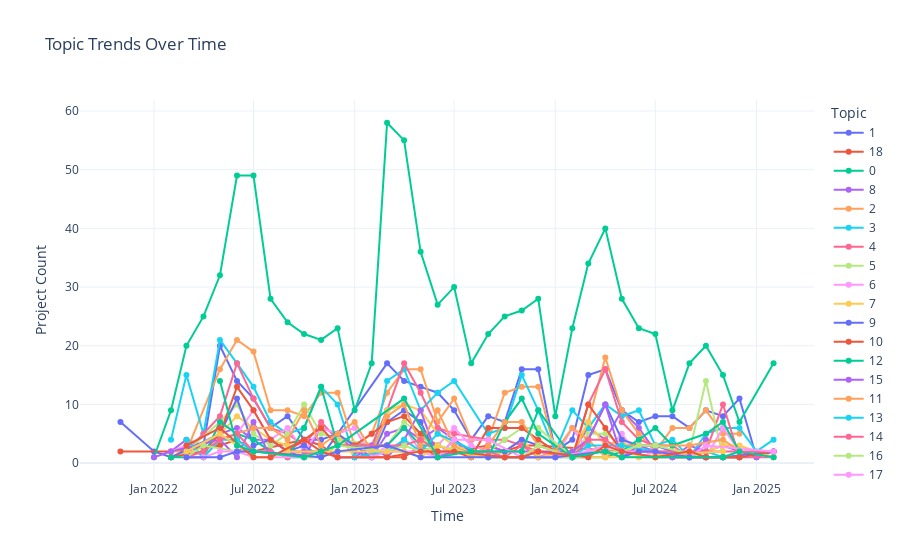

Notebook source saved alongside this figure:
### Code cell
import pandas as pd
import plotly.express as px

# Ensure the date column is a datetime object
topics_df["ecSignatureDate"] = pd.to_datetime(topics_df["ecSignatureDate"])

# Optional: group by month or week
topics_df["time_period"] = topics_df["ecSignatureDate"].dt.to_period("M").dt.to_timestamp()  # use 'W' for weekly

# Count number of documents per topic per time period
topic_trend = topics_df.groupby(["time_period", "topic"]).size().reset_index(name="count")

# Plot using Plotly
fig = px.line(
    topic_trend,
    x="time_period",
    y="count",
    color="topic",
    markers=True,
    title="Topic Trends Over Time",
    template="plotly_white"
)

fig.update_layout(
    xaxis_title="Time",
    yaxis_title="Project Count",
    legend_title="Topic",
    hovermode="x unified",
)

fig.show()

### Figure 1 — Plotly figure (JSON) as saved in the notebook; plotly's stock layout.template omitted (floating-point values rounded to 4 significant figures)
{"data": [{"hovertemplate": "topic=1<br>time_period=%{x}<br>count=%{y}<extra></extra>", "legendgroup": "1", "line": {"color": "#636efa", "dash": "solid"}, "marker": {"symbol": "circle"}, "mode": "lines+markers", "name": "1", "orientation": "v", "showlegend": true, "type": "scatter", "x": ["2021-11-01T00:00:00", "2022-01-01T00:00:00", "2022-02-01T00:00:00", "2022-03-01T00:00:00", "2022-04-01T00:00:00", "2022-05-01T00:00:00", "2022-06-01T00:00:00", "2022-07-01T00:00:00", "2022-08-01T00:00:00", "2022-09-01T00:00:00", "2022-10-01T00:00:00", "2022-11-01T00:00:00", "2022-12-01T00:00:00", "2023-03-01T00:00:00", "2023-04-01T00:00:00", "2023-05-01T00:00:00", "2023-06-01T00:00:00", "2023-07-01T00:00:00", "2023-08-01T00:00:00", "2023-09-01T00:00:00", "2023-10-01T00:00:00", "2023-11-01T00:00:00", "2023-12-01T00:00:00", "2024-01-01T00:00:00", "2024-02-01T00:00:00", "2024-03-01T00:00:00", "2024-04-01T00:00:00", "2024-05-01T00:00:00", "2024-06-01T00:00:00", "2024-07-01T00:00:00", "2024-08-01T00:00:00", "2024-09-01T00:00:00", "2024-10-01T00:00:00", "2024-11-01T00:00:00", "2024-12-01T00:00:00", "2025-01-01T00:00:00", "2025-02-01T00:00:00"], "xaxis": "x", "y": [7, 2, 1, 2, 3, 20, 14, 11, 6, 8, 4, 4, 5, 17, 14, 13, 12, 9, 4, 8, 7, 16, 16, 2, 4, 15, 16, 9, 7, 8, 8, 6, 9, 8, 11, 1, 2], "yaxis": "y"}, {"hovertemplate": "topic=18<br>time_period=%{x}<br>count=%{y}<extra></extra>", "legendgroup": "18", "line": {"color": "#EF553B", "dash": "solid"}, "marker": {"symbol": "circle"}, "mode": "lines+markers", "name": "18", "orientation": "v", "showlegend": true, "type": "scatter", "x": ["2021-11-01T00:00:00", "2022-02-01T00:00:00", "2022-05-01T00:00:00", "2022-06-01T00:00:00", "2022-07-01T00:00:00", "2022-10-01T00:00:00", "2022-11-01T00:00:00", "2022-12-01T00:00:00", "2023-04-01T00:00:00", "2023-05-01T00:00:00", "2023-06-01T00:00:00", "2023-07-01T00:00:00", "2023-09-01T00:00:00", "2023-10-01T00:00:00", "2023-11-01T00:00:00", "2023-12-01T00:00:00", "2024-05-01T00:00:00", "2024-07-01T00:00:00", "2024-10-01T00:00:00", "2024-11-01T00:00:00", "2024-12-01T00:00:00"], "xaxis": "x", "y": [2, 2, 3, 4, 2, 4, 3, 1, 1, 3, 1, 2, 3, 2, 3, 3, 2, 1, 1, 1, 1], "yaxis": "y"}, {"hovertemplate": "topic=0<br>time_period=%{x}<br>count=%{y}<extra></extra>", "legendgroup": "0", "line": {"color": "#00cc96", "dash": "solid"}, "marker": {"symbol": "circle"}, "mode": "lines+markers", "name": "0", "orientation": "v", "showlegend": true, "type": "scatter", "x": ["2022-01-01T00:00:00", "2022-02-01T00:00:00", "2022-03-01T00:00:00", "2022-04-01T00:00:00", "2022-05-01T00:00:00", "2022-06-01T00:00:00", "2022-07-01T00:00:00", "2022-08-01T00:00:00", "2022-09-01T00:00:00", "2022-10-01T00:00:00", "2022-11-01T00:00:00", "2022-12-01T00:00:00", "2023-01-01T00:00:00", "2023-02-01T00:00:00", "2023-03-01T00:00:00", "2023-04-01T00:00:00", "2023-05-01T00:00:00", "2023-06-01T00:00:00", "2023-07-01T00:00:00", "2023-08-01T00:00:00", "2023-09-01T00:00:00", "2023-10-01T00:00:00", "2023-11-01T00:00:00", "2023-12-01T00:00:00", "2024-01-01T00:00:00", "2024-02-01T00:00:00", "2024-03-01T00:00:00", "2024-04-01T00:00:00", "2024-05-01T00:00:00", "2024-06-01T00:00:00", "2024-07-01T00:00:00", "2024-08-01T00:00:00", "2024-09-01T00:00:00", "2024-10-01T00:00:00", "2024-11-01T00:00:00", "2024-12-01T00:00:00", "2025-02-01T00:00:00"], "xaxis": "x", "y": [1, 9, 20, 25, 32, 49, 49, 28, 24, 22, 21, 23, 9, 17, 58, 55, 36, 27, 30, 17, 22, 25, 26, 28, 8, 23, 34, 40, 28, 23, 22, 9, 17, 20, 15, 7, 17], "yaxis": "y"}, {"hovertemplate": "topic=8<br>time_period=%{x}<br>count=%{y}<extra></extra>", "legendgroup": "8", "line": {"color": "#ab63fa", "dash": "solid"}, "marker": {"symbol": "circle"}, "mode": "lines+markers", "name": "8", "orientation": "v", "showlegend": true, "type": "scatter", "x": ["2022-01-01T00:00:00", "2022-02-01T00:00:00", "2022-03-01T00:00:00", "2022-04-01T00:00:00", "2022-05-01T00:00:00", "2022-06-01T00:00:00", "2022-07-01T00:00:00", "2022-08-01T00:00:00", "2022-09-01T00:00:00", "2022-10-01T00:00:00", "2022-11-01T00:00:00", "2022-12-01T00:00:00", "2023-01-01T00:00:00", "2023-02-01T00:00:00", "2023-03-01T00:00:00", "2023-04-01T00:00:00", "2023-05-01T00:00:00", "2023-06-01T00:00:00", "2023-07-01T00:00:00", "2023-08-01T00:00:00", "2023-09-01T00:00:00", "2023-10-01T00:00:00", "2023-11-01T00:00:00", "2023-12-01T00:00:00", "2024-02-01T00:00:00", "2024-03-01T00:00:00", "2024-04-01T00:00:00", "2024-05-01T00:00:00", "2024-06-01T00:00:00", "2024-07-01T00:00:00", "2024-08-01T00:00:00", "2024-09-01T00:00:00", "2024-10-01T00:00:00", "2024-11-01T00:00:00", "2024-12-01T00:00:00", "2025-01-01T00:00:00"], "xaxis": "x", "y": [1, 2, 4, 3, 5, 6, 4, 4, 2, 1, 6, 5, 2, 1, 5, 6, 4, 6, 4, 1, 3, 2, 2, 2, 2, 6, 4, 9, 6, 2, 1, 3, 2, 3, 2, 1], "yaxis": "y"}, {"hovertemplate": "topic=2<br>time_period=%{x}<br>count=%{y}<extra></extra>", "legendgroup": "2", "line": {"color": "#FFA15A", "dash": "solid"}, "marker": {"symbol": "circle"}, "mode": "lines+markers", "name": "2", "orientation": "v", "showlegend": true, "type": "scatter", "x": ["2022-02-01T00:00:00", "2022-03-01T00:00:00", "2022-05-01T00:00:00", "2022-06-01T00:00:00", "2022-07-01T00:00:00", "2022-08-01T00:00:00", "2022-09-01T00:00:00", "2022-10-01T00:00:00", "2022-11-01T00:00:00", "2022-12-01T00:00:00", "2023-01-01T00:00:00", "2023-02-01T00:00:00", "2023-03-01T00:00:00", "2023-04-01T00:00:00", "2023-05-01T00:00:00", "2023-06-01T00:00:00", "2023-07-01T00:00:00", "2023-08-01T00:00:00", "2023-09-01T00:00:00", "2023-10-01T00:00:00", "2023-11-01T00:00:00", "2023-12-01T00:00:00", "2024-01-01T00:00:00", "2024-02-01T00:00:00", "2024-03-01T00:00:00", "2024-04-01T00:00:00", "2024-05-01T00:00:00", "2024-06-01T00:00:00", "2024-07-01T00:00:00", "2024-08-01T00:00:00", "2024-09-01T00:00:00", "2024-10-01T00:00:00", "2024-11-01T00:00:00", "2024-12-01T00:00:00"], "xaxis": "x", "y": [2, 2, 16, 21, 19, 9, 9, 8, 12, 12, 3, 5, 12, 16, 16, 7, 11, 4, 4, 12, 13, 13, 2, 1, 7, 18, 9, 5, 2, 6, 6, 9, 5, 5], "yaxis": "y"}, {"hovertemplate": "topic=3<br>time_period=%{x}<br>count=%{y}<extra></extra>", "legendgroup": "3", "line": {"color": "#19d3f3", "dash": "solid"}, "marker": {"symbol": "circle"}, "mode": "lines+markers", "name": "3", "orientation": "v", "showlegend": true, "type": "scatter", "x": ["2022-02-01T00:00:00", "2022-03-01T00:00:00", "2022-04-01T00:00:00", "2022-05-01T00:00:00", "2022-06-01T00:00:00", "2022-07-01T00:00:00", "2022-08-01T00:00:00", "2022-09-01T00:00:00", "2022-10-01T00:00:00", "2022-11-01T00:00:00", "2022-12-01T00:00:00", "2023-01-01T00:00:00", "2023-02-01T00:00:00", "2023-03-01T00:00:00", "2023-04-01T00:00:00", "2023-05-01T00:00:00", "2023-06-01T00:00:00", "2023-07-01T00:00:00", "2023-09-01T00:00:00", "2023-10-01T00:00:00", "2023-11-01T00:00:00", "2023-12-01T00:00:00", "2024-01-01T00:00:00", "2024-02-01T00:00:00", "2024-03-01T00:00:00", "2024-04-01T00:00:00", "2024-05-01T00:00:00", "2024-06-01T00:00:00", "2024-07-01T00:00:00", "2024-08-01T00:00:00", "2024-09-01T00:00:00", "2024-10-01T00:00:00", "2024-11-01T00:00:00", "2024-12-01T00:00:00", "2025-01-01T00:00:00", "2025-02-01T00:00:00"], "xaxis": "x", "y": [4, 15, 5, 21, 17, 13, 7, 5, 6, 13, 10, 1, 1, 14, 16, 9, 12, 14, 5, 6, 15, 9, 2, 9, 6, 10, 8, 9, 3, 4, 1, 5, 6, 6, 2, 4], "yaxis": "y"}, {"hovertemplate": "topic=4<br>time_period=%{x}<br>count=%{y}<extra></extra>", "legendgroup": "4", "line": {"color": "#FF6692", "dash": "solid"}, "marker": {"symbol": "circle"}, "mode": "lines+markers", "name": "4", "orientation": "v", "showlegend": true, "type": "scatter", "x": ["2022-02-01T00:00:00", "2022-03-01T00:00:00", "2022-04-01T00:00:00", "2022-05-01T00:00:00", "2022-06-01T00:00:00", "2022-07-01T00:00:00", "2022-08-01T00:00:00", "2022-09-01T00:00:00", "2022-10-01T00:00:00", "2022-11-01T00:00:00", "2022-12-01T00:00:00", "2023-02-01T00:00:00", "2023-03-01T00:00:00", "2023-04-01T00:00:00", "2023-05-01T00:00:00", "2023-06-01T00:00:00", "2023-07-01T00:00:00", "2023-09-01T00:00:00", "2023-10-01T00:00:00", "2023-11-01T00:00:00", "2023-12-01T00:00:00", "2024-01-01T00:00:00", "2024-02-01T00:00:00", "2024-03-01T00:00:00", "2024-04-01T00:00:00", "2024-05-01T00:00:00", "2024-06-01T00:00:00", "2024-07-01T00:00:00", "2024-08-01T00:00:00", "2024-09-01T00:00:00", "2024-10-01T00:00:00", "2024-11-01T00:00:00", "2024-12-01T00:00:00", "2025-02-01T00:00:00"], "xaxis": "x", "y": [1, 2, 5, 8, 17, 11, 6, 5, 3, 7, 4, 3, 9, 17, 12, 6, 5, 4, 4, 3, 1, 2, 1, 10, 16, 7, 4, 3, 3, 1, 2, 10, 1, 1], "yaxis": "y"}, {"hovertemplate": "topic=5<br>time_period=%{x}<br>count=%{y}<extra></extra>", "legendgroup": "5", "line": {"color": "#B6E880", "dash": "solid"}, "marker": {"symbol": "circle"}, "mode": "lines+markers", "name": "5", "orientation": "v", "showlegend": true, "type": "scatter", "x": ["2022-02-01T00:00:00", "2022-03-01T00:00:00", "2022-05-01T00:00:00", "2022-06-01T00:00:00", "2022-07-01T00:00:00", "2022-08-01T00:00:00", "2022-09-01T00:00:00", "2022-10-01T00:00:00", "2022-11-01T00:00:00", "2022-12-01T00:00:00", "2023-03-01T00:00:00", "2023-04-01T00:00:00", "2023-05-01T00:00:00", "2023-06-01T00:00:00", "2023-07-01T00:00:00", "2023-08-01T00:00:00", "2023-09-01T00:00:00", "2023-10-01T00:00:00", "2023-11-01T00:00:00", "2023-12-01T00:00:00", "2024-02-01T00:00:00", "2024-03-01T00:00:00", "2024-04-01T00:00:00", "2024-05-01T00:00:00", "2024-06-01T00:00:00", "2024-07-01T00:00:00", "2024-09-01T00:00:00", "2024-10-01T00:00:00", "2024-11-01T00:00:00", "2024-12-01T00:00:00"], "xaxis": "x", "y": [1, 2, 7, 10, 5, 3, 5, 10, 5, 4, 3, 7, 5, 1, 3, 1, 2, 4, 6, 6, 1, 5, 5, 3, 2, 2, 2, 14, 1, 2], "yaxis": "y"}, {"hovertemplate": "topic=6<br>time_period=%{x}<br>count=%{y}<extra></extra>", "legendgroup": "6", "line": {"color": "#FF97FF", "dash": "solid"}, "marker": {"symbol": "circle"}, "mode": "lines+markers", "name": "6", "orientation": "v", "showlegend": true, "type": "scatter", "x": ["2022-02-01T00:00:00", "2022-03-01T00:00:00", "2022-04-01T00:00:00", "2022-05-01T00:00:00", "2022-06-01T00:00:00", "2022-07-01T00:00:00", "2022-08-01T00:00:00", "2022-09-01T00:00:00", "2022-10-01T00:00:00", "2022-11-01T00:00:00", "2022-12-01T00:00:00", "2023-01-01T00:00:00", "2023-02-01T00:00:00", "2023-03-01T00:00:00", "2023-04-01T00:00:00", "2023-05-01T00:00:00", "2023-06-01T00:00:00", "2023-07-01T00:00:00", "2023-08-01T00:00:00", "2023-09-01T00:00:00", "2023-10-01T00:00:00", "2023-11-01T00:00:00", "2023-12-01T00:00:00", "2024-01-01T00:00:00", "2024-02-01T00:00:00", "2024-03-01T00:00:00", "2024-04-01T00:00:00", "2024-05-01T00:00:00", "2024-06-01T00:00:00", "2024-07-01T00:00:00", "2024-08-01T00:00:00", "2024-09-01T00:00:00", "2024-10-01T00:00:00", "2024-11-01T00:00:00", "2024-12-01T00:00:00", "2025-02-01T00:00:00"], "xaxis": "x", "y": [2, 3, 1, 7, 5, 9, 4, 6, 2, 6, 5, 6, 1, 3, 6, 2, 3, 6, 3, 2, 1, 1, 2, 1, 6, 2, 2, 5, 1, 2, 2, 1, 1, 6, 2, 1], "yaxis": "y"}, {"hovertemplate": "topic=7<br>time_period=%{x}<br>count=%{y}<extra></extra>", "legendgroup": "7", "line": {"color": "#FECB52", "dash": "solid"}, "marker": {"symbol": "circle"}, "mode": "lines+markers", "name": "7", "orientation": "v", "showlegend": true, "type": "scatter", "x": ["2022-02-01T00:00:00", "2022-03-01T00:00:00", "2022-04-01T00:00:00", "2022-05-01T00:00:00", "2022-06-01T00:00:00", "2022-07-01T00:00:00", "2022-08-01T00:00:00", "2022-09-01T00:00:00", "2022-10-01T00:00:00", "2022-11-01T00:00:00", "2022-12-01T00:00:00", "2023-01-01T00:00:00", "2023-02-01T00:00:00", "2023-03-01T00:00:00", "2023-04-01T00:00:00", "2023-05-01T00:00:00", "2023-06-01T00:00:00", "2023-07-01T00:00:00", "2023-08-01T00:00:00", "2023-09-01T00:00:00", "2023-10-01T00:00:00", "2023-11-01T00:00:00", "2023-12-01T00:00:00", "2024-02-01T00:00:00", "2024-03-01T00:00:00", "2024-04-01T00:00:00", "2024-05-01T00:00:00", "2024-06-01T00:00:00", "2024-07-01T00:00:00", "2024-08-01T00:00:00", "2024-09-01T00:00:00", "2024-10-01T00:00:00", "2024-11-01T00:00:00", "2024-12-01T00:00:00", "2025-02-01T00:00:00"], "xaxis": "x", "y": [1, 2, 2, 5, 8, 6, 4, 3, 1, 1, 5, 1, 1, 9, 10, 9, 5, 3, 2, 1, 2, 4, 1, 2, 7, 3, 4, 1, 1, 2, 1, 2, 3, 3, 1], "yaxis": "y"}, {"hovertemplate": "topic=9<br>time_period=%{x}<br>count=%{y}<extra></extra>", "legendgroup": "9", "line": {"color": "#636efa", "dash": "solid"}, "marker": {"symbol": "circle"}, "mode": "lines+markers", "name": "9", "orientation": "v", "showlegend": true, "type": "scatter", "x": ["2022-02-01T00:00:00", "2022-05-01T00:00:00", "2022-06-01T00:00:00", "2022-07-01T00:00:00", "2022-08-01T00:00:00", "2022-09-01T00:00:00", "2022-10-01T00:00:00", "2022-11-01T00:00:00", "2022-12-01T00:00:00", "2023-02-01T00:00:00", "2023-03-01T00:00:00", "2023-04-01T00:00:00", "2023-05-01T00:00:00", "2023-06-01T00:00:00", "2023-07-01T00:00:00", "2023-08-01T00:00:00", "2023-10-01T00:00:00", "2023-11-01T00:00:00", "2024-02-01T00:00:00", "2024-03-01T00:00:00", "2024-04-01T00:00:00", "2024-05-01T00:00:00", "2024-06-01T00:00:00", "2024-07-01T00:00:00", "2024-08-01T00:00:00", "2024-09-01T00:00:00", "2024-10-01T00:00:00", "2024-11-01T00:00:00", "2025-02-01T00:00:00"], "xaxis": "x", "y": [1, 5, 11, 3, 4, 2, 3, 1, 5, 1, 7, 9, 7, 1, 4, 2, 2, 4, 1, 4, 10, 4, 3, 3, 2, 1, 1, 1, 2], "yaxis": "y"}, {"hovertemplate": "topic=10<br>time_period=%{x}<br>count=%{y}<extra></extra>", "legendgroup": "10", "line": {"color": "#EF553B", "dash": "solid"}, "marker": {"symbol": "circle"}, "mode": "lines+markers", "name": "10", "orientation": "v", "showlegend": true, "type": "scatter", "x": ["2022-02-01T00:00:00", "2022-04-01T00:00:00", "2022-05-01T00:00:00", "2022-06-01T00:00:00", "2022-07-01T00:00:00", "2022-08-01T00:00:00", "2022-09-01T00:00:00", "2022-11-01T00:00:00", "2022-12-01T00:00:00", "2023-01-01T00:00:00", "2023-02-01T00:00:00", "2023-03-01T00:00:00", "2023-04-01T00:00:00", "2023-05-01T00:00:00", "2023-06-01T00:00:00", "2023-07-01T00:00:00", "2023-08-01T00:00:00", "2023-09-01T00:00:00", "2023-10-01T00:00:00", "2023-11-01T00:00:00", "2023-12-01T00:00:00", "2024-01-01T00:00:00", "2024-02-01T00:00:00", "2024-03-01T00:00:00", "2024-04-01T00:00:00", "2024-05-01T00:00:00", "2024-06-01T00:00:00", "2024-07-01T00:00:00", "2024-08-01T00:00:00", "2024-09-01T00:00:00", "2024-10-01T00:00:00", "2024-11-01T00:00:00", "2024-12-01T00:00:00", "2025-02-01T00:00:00"], "xaxis": "x", "y": [1, 2, 5, 13, 9, 4, 2, 6, 3, 3, 5, 7, 8, 5, 3, 2, 1, 6, 6, 6, 4, 2, 1, 10, 6, 2, 2, 2, 1, 1, 1, 1, 1, 2], "yaxis": "y"}, {"hovertemplate": "topic=12<br>time_period=%{x}<br>count=%{y}<extra></extra>", "legendgroup": "12", "line": {"color": "#00cc96", "dash": "solid"}, "marker": {"symbol": "circle"}, "mode": "lines+markers", "name": "12", "orientation": "v", "showlegend": true, "type": "scatter", "x": ["2022-02-01T00:00:00", "2022-04-01T00:00:00", "2022-05-01T00:00:00", "2022-06-01T00:00:00", "2022-07-01T00:00:00", "2022-08-01T00:00:00", "2022-09-01T00:00:00", "2022-10-01T00:00:00", "2022-11-01T00:00:00", "2022-12-01T00:00:00", "2023-03-01T00:00:00", "2023-04-01T00:00:00", "2023-05-01T00:00:00", "2023-06-01T00:00:00", "2023-07-01T00:00:00", "2023-09-01T00:00:00", "2023-10-01T00:00:00", "2023-11-01T00:00:00", "2023-12-01T00:00:00", "2024-02-01T00:00:00", "2024-03-01T00:00:00", "2024-04-01T00:00:00", "2024-05-01T00:00:00", "2024-06-01T00:00:00", "2024-07-01T00:00:00", "2024-08-01T00:00:00", "2024-10-01T00:00:00", "2024-11-01T00:00:00", "2024-12-01T00:00:00", "2025-02-01T00:00:00"], "xaxis": "x", "y": [1, 1, 7, 5, 4, 2, 1, 6, 13, 3, 3, 6, 3, 3, 2, 1, 7, 11, 5, 1, 1, 1, 2, 4, 6, 3, 5, 7, 2, 1], "yaxis": "y"}, {"hovertemplate": "topic=15<br>time_period=%{x}<br>count=%{y}<extra></extra>", "legendgroup": "15", "line": {"color": "#ab63fa", "dash": "solid"}, "marker": {"symbol": "circle"}, "mode": "lines+markers", "name": "15", "orientation": "v", "showlegend": true, "type": "scatter", "x": ["2022-02-01T00:00:00", "2022-05-01T00:00:00", "2022-06-01T00:00:00", "2022-07-01T00:00:00", "2022-08-01T00:00:00", "2022-09-01T00:00:00", "2022-10-01T00:00:00", "2022-11-01T00:00:00", "2022-12-01T00:00:00", "2023-01-01T00:00:00", "2023-02-01T00:00:00", "2023-03-01T00:00:00", "2023-04-01T00:00:00", "2023-05-01T00:00:00", "2023-06-01T00:00:00", "2023-07-01T00:00:00", "2023-10-01T00:00:00", "2023-12-01T00:00:00", "2024-01-01T00:00:00", "2024-02-01T00:00:00", "2024-03-01T00:00:00", "2024-04-01T00:00:00", "2024-05-01T00:00:00", "2024-06-01T00:00:00", "2024-07-01T00:00:00", "2024-08-01T00:00:00", "2024-09-01T00:00:00", "2024-10-01T00:00:00"], "xaxis": "x", "y": [2, 4, 1, 7, 1, 2, 2, 2, 1, 1, 3, 1, 4, 9, 1, 2, 1, 1, 1, 2, 4, 10, 1, 3, 2, 1, 1, 4], "yaxis": "y"}, {"hovertemplate": "topic=11<br>time_period=%{x}<br>count=%{y}<extra></extra>", "legendgroup": "11", "line": {"color": "#FFA15A", "dash": "solid"}, "marker": {"symbol": "circle"}, "mode": "lines+markers", "name": "11", "orientation": "v", "showlegend": true, "type": "scatter", "x": ["2022-03-01T00:00:00", "2022-04-01T00:00:00", "2022-05-01T00:00:00", "2022-06-01T00:00:00", "2022-07-01T00:00:00", "2022-08-01T00:00:00", "2022-09-01T00:00:00", "2022-10-01T00:00:00", "2022-11-01T00:00:00", "2022-12-01T00:00:00", "2023-01-01T00:00:00", "2023-02-01T00:00:00", "2023-03-01T00:00:00", "2023-04-01T00:00:00", "2023-05-01T00:00:00", "2023-06-01T00:00:00", "2023-07-01T00:00:00", "2023-08-01T00:00:00", "2023-09-01T00:00:00", "2023-10-01T00:00:00", "2023-11-01T00:00:00", "2023-12-01T00:00:00", "2024-01-01T00:00:00", "2024-02-01T00:00:00", "2024-03-01T00:00:00", "2024-04-01T00:00:00", "2024-05-01T00:00:00", "2024-06-01T00:00:00", "2024-07-01T00:00:00", "2024-09-01T00:00:00", "2024-11-01T00:00:00", "2024-12-01T00:00:00"], "xaxis": "x", "y": [1, 1, 4, 5, 6, 6, 4, 9, 3, 5, 7, 2, 8, 10, 3, 9, 3, 1, 3, 7, 7, 3, 2, 6, 4, 1, 3, 3, 3, 3, 4, 2], "yaxis": "y"}, {"hovertemplate": "topic=13<br>time_period=%{x}<br>count=%{y}<extra></extra>", "legendgroup": "13", "line": {"color": "#19d3f3", "dash": "solid"}, "marker": {"symbol": "circle"}, "mode": "lines+markers", "name": "13", "orientation": "v", "showlegend": true, "type": "scatter", "x": ["2022-03-01T00:00:00", "2022-04-01T00:00:00", "2022-05-01T00:00:00", "2022-06-01T00:00:00", "2022-07-01T00:00:00", "2022-08-01T00:00:00", "2022-09-01T00:00:00", "2022-10-01T00:00:00", "2022-11-01T00:00:00", "2022-12-01T00:00:00", "2023-01-01T00:00:00", "2023-03-01T00:00:00", "2023-04-01T00:00:00", "2023-05-01T00:00:00", "2023-06-01T00:00:00", "2023-09-01T00:00:00", "2023-10-01T00:00:00", "2024-02-01T00:00:00", "2024-03-01T00:00:00", "2024-04-01T00:00:00", "2024-05-01T00:00:00", "2024-09-01T00:00:00", "2024-10-01T00:00:00", "2024-11-01T00:00:00"], "xaxis": "x", "y": [4, 1, 4, 4, 2, 2, 1, 1, 2, 1, 1, 2, 4, 2, 5, 1, 1, 1, 3, 3, 3, 1, 2, 1], "yaxis": "y"}, {"hovertemplate": "topic=14<br>time_period=%{x}<br>count=%{y}<extra></extra>", "legendgroup": "14", "line": {"color": "#FF6692", "dash": "solid"}, "marker": {"symbol": "circle"}, "mode": "lines+markers", "name": "14", "orientation": "v", "showlegend": true, "type": "scatter", "x": ["2022-03-01T00:00:00", "2022-04-01T00:00:00", "2022-05-01T00:00:00", "2022-06-01T00:00:00", "2022-07-01T00:00:00", "2022-08-01T00:00:00", "2022-09-01T00:00:00", "2022-11-01T00:00:00", "2022-12-01T00:00:00", "2023-03-01T00:00:00", "2023-04-01T00:00:00", "2023-05-01T00:00:00", "2023-06-01T00:00:00", "2023-07-01T00:00:00", "2023-09-01T00:00:00", "2023-10-01T00:00:00", "2023-11-01T00:00:00", "2023-12-01T00:00:00", "2024-02-01T00:00:00", "2024-03-01T00:00:00", "2024-04-01T00:00:00", "2024-05-01T00:00:00", "2024-07-01T00:00:00", "2024-10-01T00:00:00", "2025-02-01T00:00:00"], "xaxis": "x", "y": [1, 2, 4, 5, 2, 2, 1, 2, 3, 3, 3, 4, 2, 2, 2, 1, 3, 2, 1, 4, 4, 2, 2, 2, 2], "yaxis": "y"}, {"hovertemplate": "topic=16<br>time_period=%{x}<br>count=%{y}<extra></extra>", "legendgroup": "16", "line": {"color": "#B6E880", "dash": "solid"}, "marker": {"symbol": "circle"}, "mode": "lines+markers", "name": "16", "orientation": "v", "showlegend": true, "type": "scatter", "x": ["2022-03-01T00:00:00", "2022-04-01T00:00:00", "2022-06-01T00:00:00", "2022-07-01T00:00:00", "2022-10-01T00:00:00", "2022-11-01T00:00:00", "2022-12-01T00:00:00", "2023-03-01T00:00:00", "2023-04-01T00:00:00", "2023-05-01T00:00:00", "2023-06-01T00:00:00", "2023-09-01T00:00:00", "2023-10-01T00:00:00", "2023-11-01T00:00:00", "2023-12-01T00:00:00", "2024-02-01T00:00:00", "2024-03-01T00:00:00", "2024-04-01T00:00:00", "2024-05-01T00:00:00", "2024-06-01T00:00:00", "2024-07-01T00:00:00", "2024-10-01T00:00:00", "2024-11-01T00:00:00", "2024-12-01T00:00:00"], "xaxis": "x", "y": [1, 3, 2, 2, 1, 1, 3, 2, 3, 2, 3, 1, 1, 1, 3, 1, 2, 2, 2, 3, 3, 1, 1, 1], "yaxis": "y"}, {"hovertemplate": "topic=17<br>time_period=%{x}<br>count=%{y}<extra></extra>", "legendgroup": "17", "line": {"color": "#FF97FF", "dash": "solid"}, "marker": {"symbol": "circle"}, "mode": "lines+markers", "name": "17", "orientation": "v", "showlegend": true, "type": "scatter", "x": ["2022-03-01T00:00:00", "2022-04-01T00:00:00", "2022-05-01T00:00:00", "2022-06-01T00:00:00", "2022-07-01T00:00:00", "2022-08-01T00:00:00", "2022-10-01T00:00:00", "2022-11-01T00:00:00", "2022-12-01T00:00:00", "2023-02-01T00:00:00", "2023-03-01T00:00:00", "2023-04-01T00:00:00", "2023-05-01T00:00:00", "2023-06-01T00:00:00", "2023-07-01T00:00:00", "2023-09-01T00:00:00", "2023-11-01T00:00:00", "2024-01-01T00:00:00", "2024-03-01T00:00:00", "2024-04-01T00:00:00", "2024-05-01T00:00:00", "2024-07-01T00:00:00", "2024-09-01T00:00:00", "2024-10-01T00:00:00", "2025-02-01T00:00:00"], "xaxis": "x", "y": [1, 1, 2, 2, 1, 1, 1, 2, 1, 1, 2, 2, 2, 1, 4, 4, 1, 1, 2, 3, 2, 2, 1, 3, 2], "yaxis": "y"}, {"hovertemplate": "topic=20<br>time_period=%{x}<br>count=%{y}<extra></extra>", "legendgroup": "20", "line": {"color": "#FECB52", "dash": "solid"}, "marker": {"symbol": "circle"}, "mode": "lines+markers", "name": "20", "orientation": "v", "showlegend": true, "type": "scatter", "x": ["2022-03-01T00:00:00", "2022-05-01T00:00:00", "2022-06-01T00:00:00", "2022-07-01T00:00:00", "2022-08-01T00:00:00", "2022-09-01T00:00:00", "2022-12-01T00:00:00", "2023-03-01T00:00:00", "2023-04-01T00:00:00", "2023-05-01T00:00:00", "2023-06-01T00:00:00", "2023-07-01T00:00:00", "2023-09-01T00:00:00", "2023-12-01T00:00:00", "2024-04-01T00:00:00", "2024-05-01T00:00:00", "2024-11-01T00:00:00"], "xaxis": "x", "y": [2, 5, 3, 1, 1, 2, 2, 2, 2, 1, 3, 2, 1, 1, 1, 1, 2], "yaxis": "y"}, {"hovertemplate": "topic=21<br>time_period=%{x}<br>count=%{y}<extra></extra>", "legendgroup": "21", "line": {"color": "#636efa", "dash": "solid"}, "marker": {"symbol": "circle"}, "mode": "lines+markers", "name": "21", "orientation": "v", "showlegend": true, "type": "scatter", "x": ["2022-03-01T00:00:00", "2022-05-01T00:00:00", "2022-06-01T00:00:00", "2022-07-01T00:00:00", "2022-11-01T00:00:00", "2022-12-01T00:00:00", "2023-03-01T00:00:00", "2023-05-01T00:00:00", "2023-09-01T00:00:00", "2024-01-01T00:00:00", "2024-04-01T00:00:00", "2024-05-01T00:00:00", "2024-06-01T00:00:00", "2024-07-01T00:00:00", "2024-09-01T00:00:00", "2024-10-01T00:00:00", "2024-11-01T00:00:00", "2024-12-01T00:00:00"], "xaxis": "x", "y": [1, 1, 2, 2, 1, 2, 3, 1, 1, 1, 2, 1, 2, 2, 1, 1, 1, 1], "yaxis": "y"}, {"hovertemplate": "topic=22<br>time_period=%{x}<br>count=%{y}<extra></extra>", "legendgroup": "22", "line": {"color": "#EF553B", "dash": "solid"}, "marker": {"symbol": "circle"}, "mode": "lines+markers", "name": "22", "orientation": "v", "showlegend": true, "type": "scatter", "x": ["2022-03-01T00:00:00", "2022-05-01T00:00:00", "2022-07-01T00:00:00", "2022-08-01T00:00:00", "2022-10-01T00:00:00", "2022-11-01T00:00:00", "2022-12-01T00:00:00", "2023-03-01T00:00:00", "2023-05-01T00:00:00", "2023-06-01T00:00:00", "2023-07-01T00:00:00", "2023-10-01T00:00:00", "2023-11-01T00:00:00", "2023-12-01T00:00:00", "2024-03-01T00:00:00", "2024-04-01T00:00:00", "2024-05-01T00:00:00", "2024-07-01T00:00:00", "2024-09-01T00:00:00", "2024-10-01T00:00:00", "2024-12-01T00:00:00"], "xaxis": "x", "y": [3, 6, 1, 1, 4, 2, 1, 1, 2, 2, 2, 1, 1, 2, 1, 3, 2, 1, 2, 1, 1], "yaxis": "y"}, {"hovertemplate": "topic=19<br>time_period=%{x}<br>count=%{y}<extra></extra>", "legendgroup": "19", "line": {"color": "#00cc96", "dash": "solid"}, "marker": {"symbol": "circle"}, "mode": "lines+markers", "name": "19", "orientation": "v", "showlegend": true, "type": "scatter", "x": ["2022-05-01T00:00:00", "2022-06-01T00:00:00", "2022-07-01T00:00:00", "2022-10-01T00:00:00", "2022-11-01T00:00:00", "2022-12-01T00:00:00", "2023-04-01T00:00:00", "2023-06-01T00:00:00", "2023-08-01T00:00:00", "2023-11-01T00:00:00", "2023-12-01T00:00:00", "2024-02-01T00:00:00", "2024-04-01T00:00:00", "2024-05-01T00:00:00", "2024-11-01T00:00:00", "2024-12-01T00:00:00"], "xaxis": "x", "y": [14, 3, 2, 1, 2, 3, 11, 1, 2, 2, 9, 1, 2, 1, 1, 2], "yaxis": "y"}], "layout": {"hovermode": "x unified", "legend": {"title": {"text": "Topic"}, "tracegroupgap": 0}, "title": {"text": "Topic Trends Over Time"}, "xaxis": {"anchor": "y", "domain": [0, 1], "title": {"text": "Time"}}, "yaxis": {"anchor": "x", "domain": [0, 1], "title": {"text": "Project Count"}}}}
